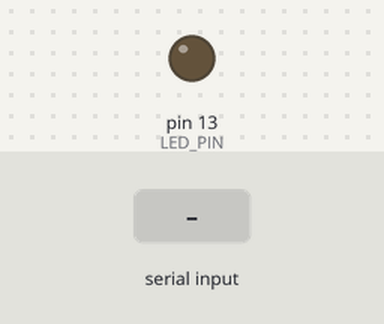
The sketch below on a simulated Arduino Uno, built with avr-gcc and run on an emulated ATmega328P. On the bench: output pins drawn as LEDs (lit = HIGH). The inputs (shaded band) are chosen by the test bench. What the sketch prints to the serial monitor is not drawn.

Above: at 0.01 s.
At 1.29 s:
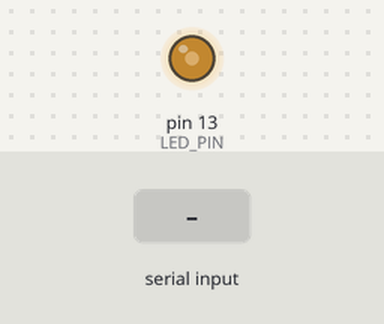
1.3 s: "90,45\n" received over Serial
At 2.1 s:
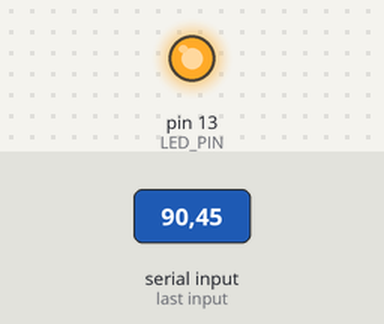
Timing chart, 0 to 10.3 s (numbered marks = the images above; inputs shaded):
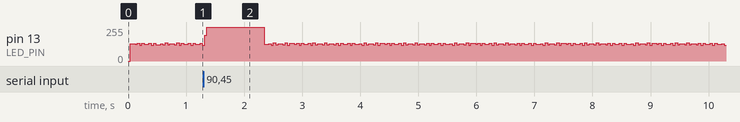

The sketch:

M04A01.ino
```cpp
const int LED_PIN = 13;

int blueLedValue = HIGH;
int blinkDelay = 0;

void setup() {
  pinMode(LED_PIN, OUTPUT);
  Serial.begin(9600);
}

void loop() {
  while (Serial.available()) {
    blinkDelay = Serial.parseInt();
  }
  digitalWrite(LED_PIN, blueLedValue);
  delay(blinkDelay);
  blueLedValue = !blueLedValue;
  Serial.println(blinkDelay);
}
```
